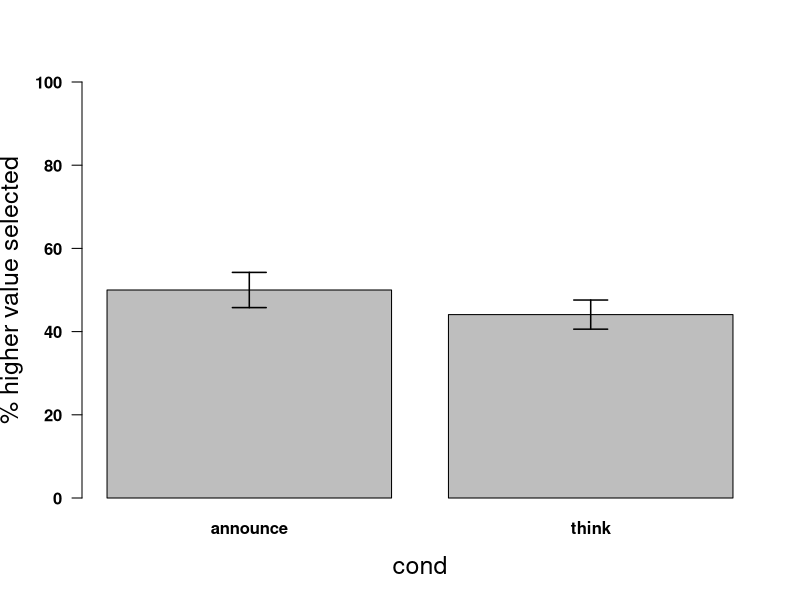

The R source for this figure:
library(lme4)
library(Hmisc)

dat <- data.frame(read.delim("data/02_pilot_forced_choice/data_raw.txt"))

dat <- subset(dat, otherLang=="no")

# check sanity-check items
subset(dat, itemName=="correct1")
# suspicious ids:  #16 and #18 and #30
subset(dat, itemName=="correct2")
# #39
subset(dat, itemName=="correct3")
# #30
subset(dat, itemName=="correct4")
# remove people who didn't get all catch trials right
dat <- subset(dat, output_id!=16 & output_id!=18 & output_id!=30 & output_id!=39)
dat$output_id <- dat$output_id[,drop=T]

# remove people who didn't do all items
tapply(dat$output_id, list(dat$output_id), length)
dat <- subset(dat, output_id!=1 & output_id!=2 & output_id!=3 & output_id!=14 &
			output_id!=22 & output_id!=23)
dat$output_id <- dat$output_id[,drop=T]
tapply(dat$output_id, list(dat$output_id), length)

# how many participants
dat$output_id <- factor(dat$output_id)
length(levels(dat$output_id))

# answers
tapply(dat$answer, list(dat$answer), length)
dat$answer <- dat$answer[,drop=T]
dat$isHigh <- ifelse(dat$answer=="high", 1, 0)

# look at target answers
dat <- subset(dat, expt=="inf")
dat$cond <- dat$cond[,drop=T]
dat$itemName <- dat$itemName[,drop=T]


# means
tapply(dat$isHigh, list(dat$cond), mean)
tapply(dat$isHigh, list(dat$itemName, dat$cond), mean)
length(levels(factor(dat$output_id)))

# LMER
m <- glmer(isHigh~ cond + (1 + cond | output_id) + (1+cond| itemName), family="binomial", data=dat)
summary(m)
tapply(dat$isHigh, list(dat$cond), mean)

# overall graph
dat.subj <- 100*tapply(dat$isHigh, list(dat$cond, dat$output_id), mean)

mean.subj <- apply(dat.subj, 1, mean, na.rm=T)
print(mean.subj)
# calculate the standard deviation
sd.subj <- apply(dat.subj, 1, sd, na.rm=T)
# calculate the lengths (number subjects)
ns.subj <- apply(dat.subj, 1, length)
# calculate the standard errors
ses <- sd.subj/sqrt(ns.subj)

xs <- barplot(mean.subj, beside=T,  ylab=c("% higher value selected"),ylim=c(0,100), cex.lab=1.5, xlab=c("cond"),  font=2, font.sub=3, las=1, legend=F)
par(xpd = TRUE)
# plot the error bars
errbar(xs, mean.subj, mean.subj+ses, mean.subj-ses, add=T, lwd=1.5, pch=26, cap=.05)
